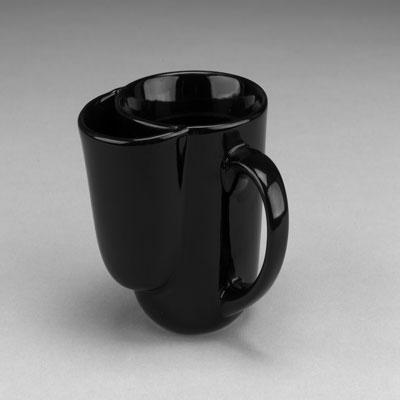
#> input picture data/exercise_3/ueb32.jpg, 400 x 400 px
$ jupyter execute --allow-errors exercise_3.ipynb   (shell and % lines are left out)
#> lines starting #> are read from the running program, lines starting #| are printed output that depends on the picture; after the words box and inside, x2 and y2 are one past the last pixel; in counts of white or black regions, pixels touching at a corner belong together; long printed decimals are rounded
# Computer Vision
## Exercise Sheet 3: Image Center, Edges, Keypoints
### Erhardt Barth / Philipp Gruening / Christoph Linse / Manuel Laufer
Universität zu Lübeck, Institut für Neuro- und Bioinformatik

In case of questions, contact us via email: *{barth, gruening, linse, laufer} @inb.uni-luebeck.de*

## Note: Please insert the names of all participating students:

1.
2.
3.
4.
5.

[cell 1]
import sys, os
if 'google.colab' in sys.modules:
  if os.getcwd() == '/content':
    !git clone 'https://github.com/inb-luebeck/cs4250.git'
    os.chdir('cs4250')

[cell 2]
import cv2
import matplotlib.pyplot as plt
import numpy as np
from skimage.morphology import dilation

## Exercise 3.1
### Finding the Image Center
Camera calibration refers to the process of computing the intrinsic and extrinsic parameters of the camera. It is a necessary step in many computer vision applications such as 3D scene reconstruction and recognition. One important intrinsic parameter is the image center. Print out the images `ueb311.jpg` and `ueb312.jpg` and estimate the image centers by using a ruler.

**Hint**: Make small printouts of the images to have enough space around them.

[cell 3]
def load_image_gray(image_path):
#> called with image_path = './data/exercise_3/ueb32.jpg'
    image = cv2.imread(image_path)
#> image is the input picture: shape (400, 400, 3); min 0, max 223, mean 134.3
    image = cv2.cvtColor(image, cv2.COLOR_BGR2GRAY)
#> image: shape (400, 400)
    return image

[cell 4]
def load_image_gray_normalized(image_path):
    return load_image_gray(image_path).astype('float32')/255.

[cell 5]
def gradient(image):
    v = .5
    k_y = np.zeros((3, 3))
    k_y[0, 1] = -v
    k_y[2, 1] = +v

    k_x = np.zeros((3, 3))
    k_x[1, 0] = -v
    k_x[1, 2] = +v

    image = np.copy(image).astype('float32')

    gradient_x = cv2.filter2D(image, -1, k_x)
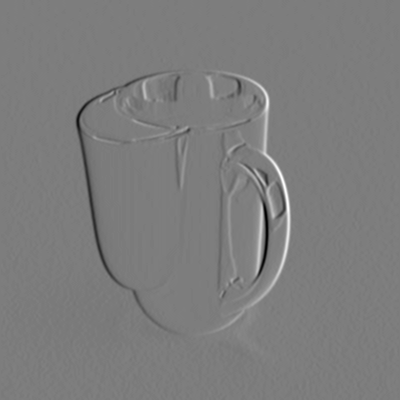
#> gradient_x: shape (400, 400) float32; min -51.5, max 53.5, mean 0; drawn with min black and max white
    gradient_y = cv2.filter2D(image, -1, k_y)
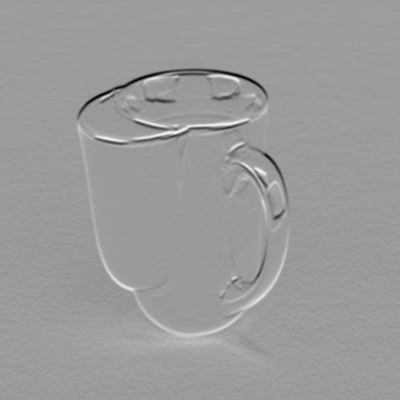
#> gradient_y: shape (400, 400) float32; min -46, max 30, mean 0.2; drawn with min black and max white

    return gradient_x, gradient_y

## Exercise 3.2.1
### Edge Detection
Open the image `ueb32.jpg` in Python and show the image gradients $d_x$ and $d_y$. Compute the magnitude of gradients image and apply a threshold to retain only the edges of the object. For those edges, compute and show the gradient angle image (`np.arctan2`). How can you tell the angle of the gradient from looking only at the gradients?

[cell 6]
# [8 lines left out: function display_with_hist, not called in this run]

[cell 7]
import copy
# load image
img = load_image_gray('./data/exercise_3/ueb32.jpg')

# smooth image
smooth_img = cv2.GaussianBlur(img, (5, 5), 0)

# compute and show gradient images
# make images comparable
gradient_x, gradient_y = gradient(smooth_img)
lo = min(np.min(gradient_x), np.min(gradient_y))
#> lo = -51.5
hi = max(np.max(gradient_x), np.max(gradient_y))
#> hi = 53.5
fig, axs = plt.subplots(3,2, figsize = (10, 10))
axs[0,0].imshow(gradient_x, cmap='gray', vmin=lo, vmax = hi)
axs[0,1].imshow(gradient_y, cmap='gray', vmin=lo, vmax = hi)
#display_with_hist(gradient_x)

# compute gradient magnitude
threshold = 15
magnitude_of_gradient = np.sqrt(np.square(gradient_x) + np.square(gradient_y))
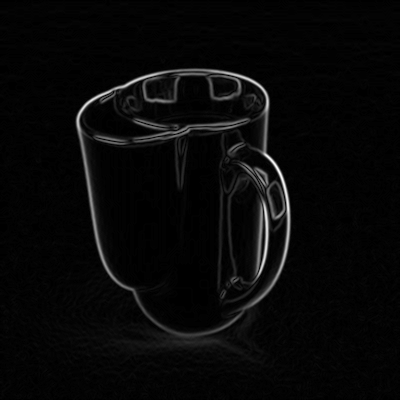
#> magnitude_of_gradient: shape (400, 400) float32; min 0, max 58.59, mean 1.9; drawn with min black and max white
threshold_of_magnitude = copy.deepcopy(magnitude_of_gradient)
threshold_of_magnitude[threshold_of_magnitude < threshold] = 0
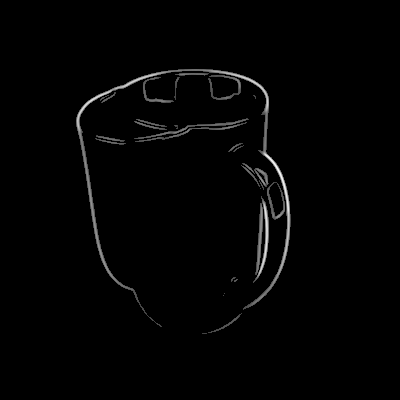
#> threshold_of_magnitude: shape (400, 400) float32; min 0, max 58.59, mean 0.8; drawn with min black and max white
threshold_of_magnitude[threshold_of_magnitude != 0] = 1
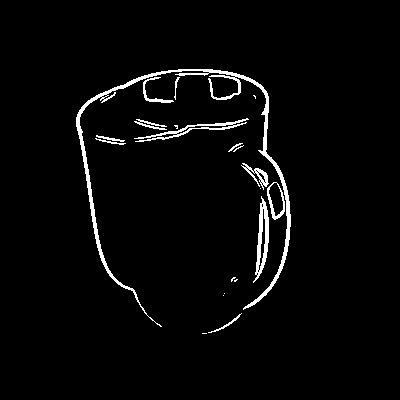
#> threshold_of_magnitude: shape (400, 400) float32; values 0 (black) and 1 (white), 3% white; 21 white regions (9 under 20 px), largest, box (x1, y1, x2, y2) and area: (76, 69, 291, 327) 2680, (253, 196, 269, 283) 562, (134, 118, 249, 142) 482
axs[1,0].imshow(threshold_of_magnitude)

# compute an angle image that should be in range [-180,+180]
angle_image = np.arctan2(gradient_y, gradient_x)
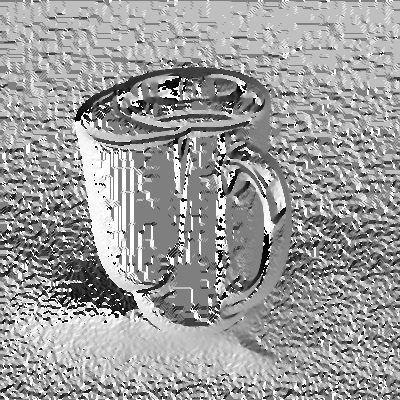
#> angle_image: shape (400, 400) float32; min -3.13, max 3.14, mean 0.72; drawn with min black and max white
angle_image = angle_image * 180 / np.pi
print(f'{np.min(angle_image) = }; {np.max(angle_image) = }')
#| np.min(angle_image) = -179.403; np.max(angle_image) = 180.0
axs[1,1].imshow(angle_image)

# show angles only for real edges
real_angles = np.multiply(angle_image, threshold_of_magnitude)
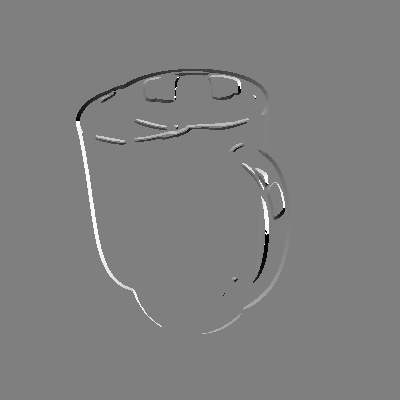
#> real_angles: shape (400, 400) float32; min -179.4, max 180, mean 0.3; drawn with min black and max white
axs[2,0].imshow(real_angles)

## Exercise 3.2.2
### Canny Edge Detector
Open the image `ueb32.jpg` in Python and use the OpenCV Canny algorithm to find the edges in the image.
Compare the result with the magnitude of gradient image. Display both results side by side using `plt.subplots`.
Comment on how the two results differ and why.**Furthermore, comment how the angle image and the magnitude image are used in the Canny algorithm.**

[cell 8]
# load image
img = load_image_gray('./data/exercise_3/ueb32.jpg')

# compute magnitude of gradient image
gradient_x, gradient_y = gradient(img)

threshold = 18
magnitude_of_gradient = np.sqrt(np.square(gradient_x) + np.square(gradient_y))
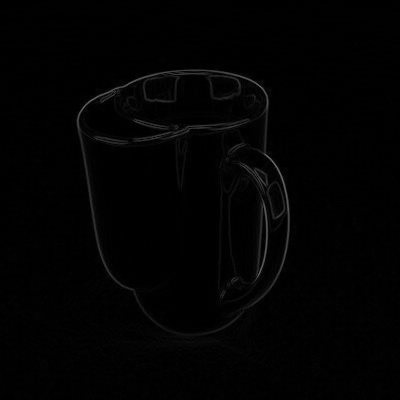
#> magnitude_of_gradient: shape (400, 400) float32; min 0, max 120.9, mean 2.6
threshold_of_magnitude = copy.deepcopy(magnitude_of_gradient)
threshold_of_magnitude[threshold_of_magnitude < threshold] = 0
threshold_of_magnitude[threshold_of_magnitude != 0] = 1
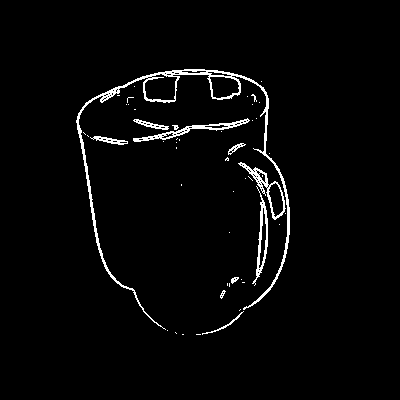
#> threshold_of_magnitude: shape (400, 400) float32; values 0 (black) and 1 (white), 2.7% white in thin lines or dots, all inside (x1, y1, x2, y2) = (76, 69, 290, 335)
# apply canny
canny = cv2.Canny(img, 100, 200)
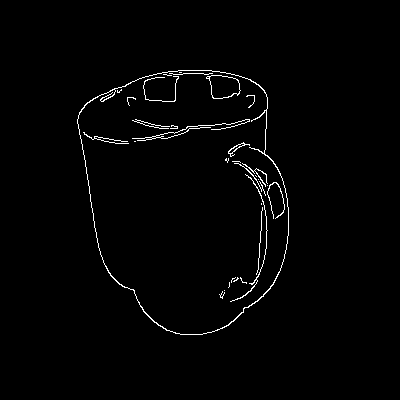
#> canny: shape (400, 400); 1.4% white in thin lines or dots, all inside (x1, y1, x2, y2) = (77, 70, 289, 335)
# compare results

fig, axs = plt.subplots(1,2)
axs[0].imshow(threshold_of_magnitude, cmap='gray')
axs[0].axis("off")
axs[1].imshow(canny, cmap='gray')
axs[1].axis("off")

$ run again, with data/exercise_3/ueb311.jpg copied over data/exercise_3/ueb32.jpg
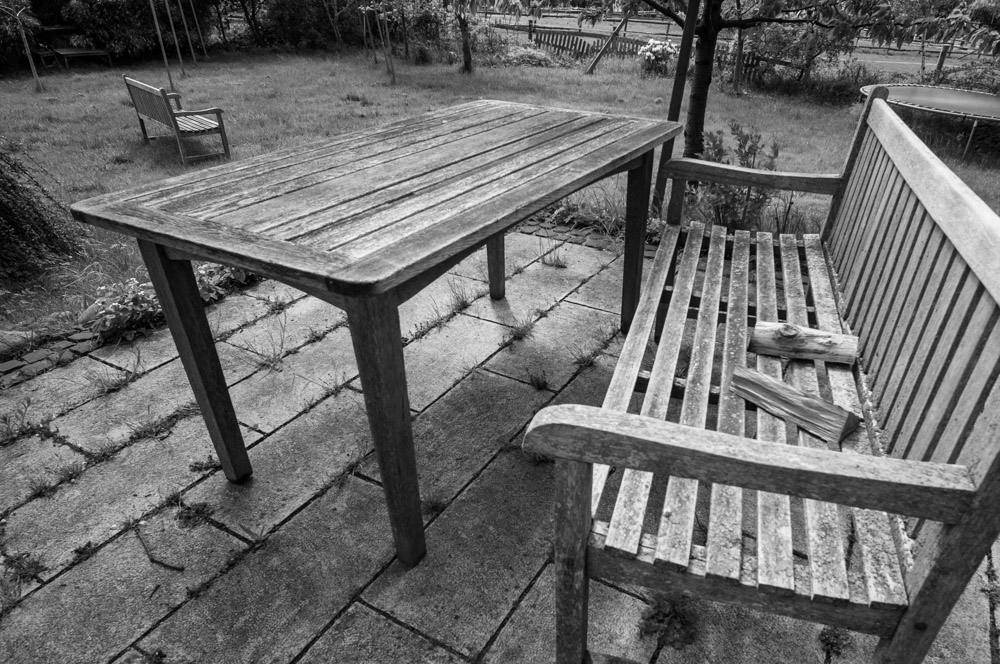
#> input picture data/exercise_3/ueb311.jpg, 1000 x 664 px
#> in load_image_gray, image is the input picture: shape (664, 1000, 3); min 0, max 255, mean 106.3
#> lo = -61
#> hi = 59.5
#> `threshold_of_magnitude[threshold_of_magnitude != 0] = 1`:
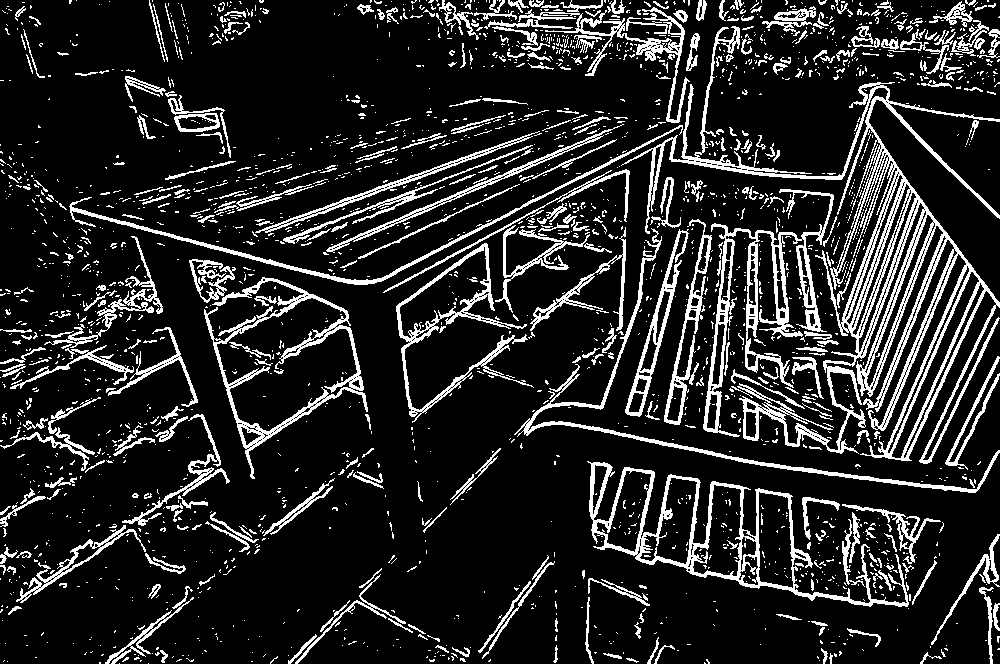
#> threshold_of_magnitude: shape (664, 1000) float32; values 0 (black) and 1 (white), 15% white in thin lines or dots
#| np.min(angle_image) = -179.465; np.max(angle_image) = 180.0
#> `canny = cv2.Canny(img, 100, 200)`:
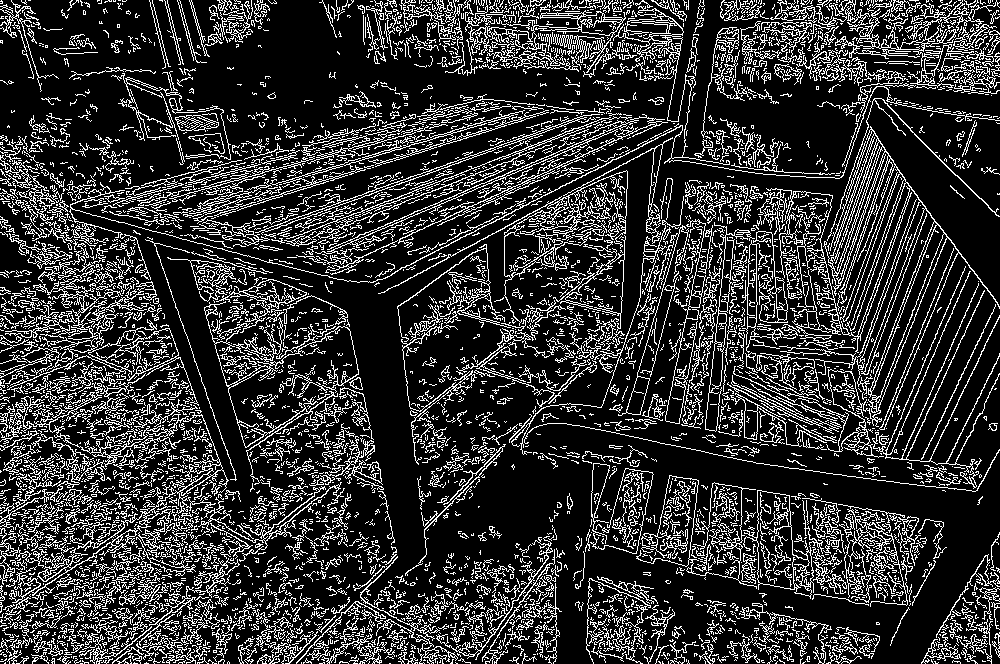
#> canny: shape (664, 1000); 20% white in thin lines or dots

$ run again, with data/exercise_3/ueb312.jpg copied over data/exercise_3/ueb32.jpg
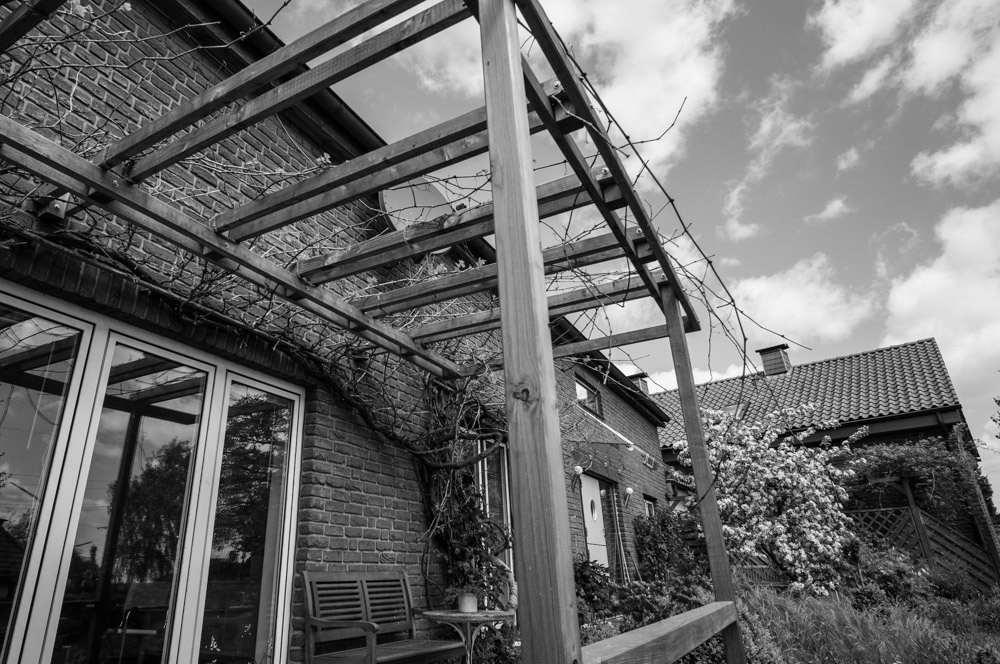
#> input picture data/exercise_3/ueb312.jpg, 1000 x 664 px
#> in load_image_gray, image is the input picture: shape (664, 1000, 3); min 0, max 255, mean 106.2
#> lo = -69
#> hi = 62.5
#| np.min(angle_image) = -179.301; np.max(angle_image) = 180.0
#> `canny = cv2.Canny(img, 100, 200)`:
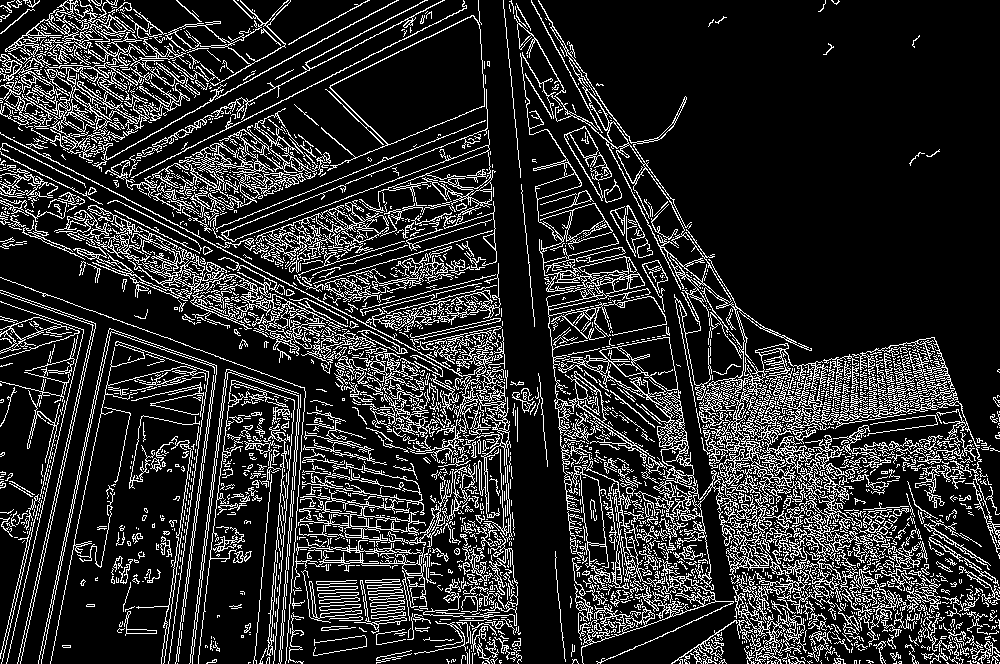
#> canny: shape (664, 1000); 16.9% white in thin lines or dots
